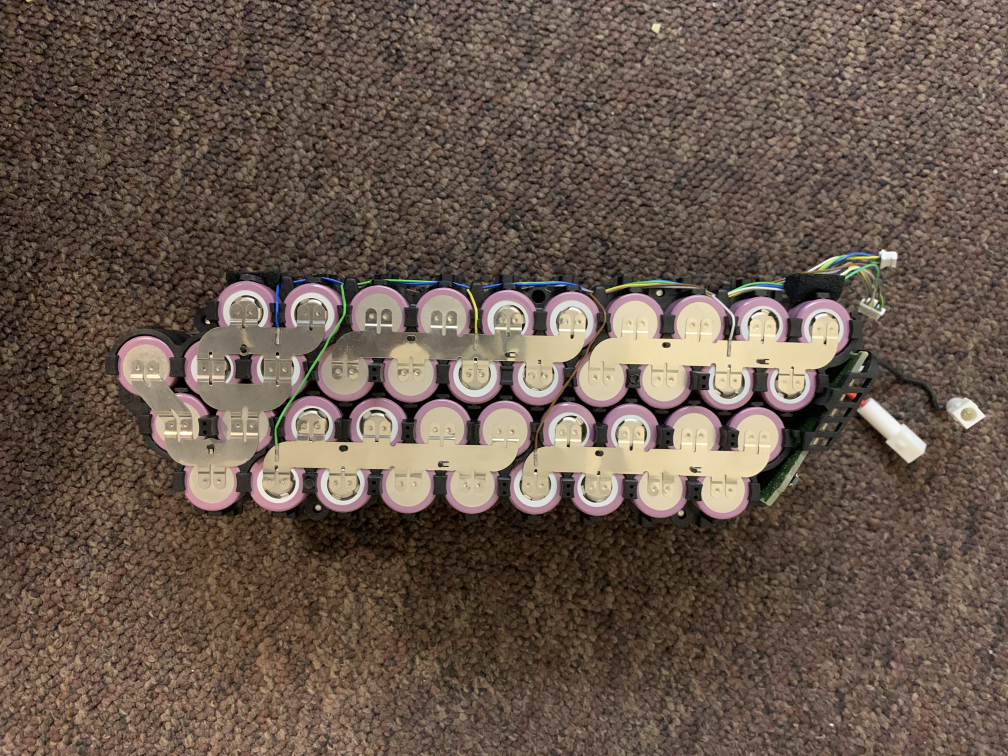
#> input picture CellDetect/evaluation/module_1/test_image.jpg, 4032 x 3024 px, found by its file name (shown at 1/4 size)
$ jupyter execute --allow-errors predictions.ipynb   (shell and % lines are left out)
#> lines starting #> are read from the running program, lines starting #| are printed output that depends on the picture
<h1 align='center'>predictions</h1>

input weights and images<br>
output x and y co-ordinate predictions

[cell 1]
import shutil, stat
import torch
import os
import glob
import cv2 as cv
import pandas as pd
import matplotlib.pyplot as plt
import matplotlib.image as mpimg
import json
import numpy as np
from PIL import Image

# METHOD 2 location of cell detection model weights
cell_model_path = r"C:\Users\felix\OneDrive - University of Bristol\Year 4\1. Design Project 4\Project\weld-spot-prediction\methods\method_2\weights\\"

# METHOD 3 location of cell and spot detection model weights
tab_model_path = r"C:\Users\felix\OneDrive - University of Bristol\Year 4\1. Design Project 4\Project\weld-spot-prediction\methods\method_3\weights\\"
spot_model_path = r"C:\Users\felix\OneDrive - University of Bristol\Year 4\1. Design Project 4\Project\weld-spot-prediction\methods\method_3\weights\\"

# METHOD 4 location of tab detection model config
model_path = r"C:\Users\felix\OneDrive - University of Bristol\Year 4\1. Design Project 4\Project\weld-spot-prediction\methods\method_4\weights\\"


module_base = r"C:\Users\felix\OneDrive - University of Bristol\Year 4\1. Design Project 4\Project\weld-spot-prediction\evaluation\\"
# MODULE 1 location of test_image and output
module_1_base = module_base + "module_1\\"
module_1_path = module_1_base + 'test_image.jpg'

# MODULE 2 location of test_image
module_2_base = module_base + "module_2\\"
module_2_path = module_2_base + 'test_image.jpg'

# MODULE 3 location of test_image
module_3_base = module_base + "module_3\\"
module_3_path = module_3_base + 'test_image.jpg'

# MODULE 4 location of test_image
module_4_base = module_base + "module_4\\"
module_4_path = module_4_base + 'test_image.jpg'


yolov5_path = r"C:\Users\felix\OneDrive - University of Bristol\Year 4\1. Design Project 4\Project\weld-spot-prediction\methods\working\yolov5"

[cell 2]
def reset_yolov5():
    %cd "C:\Users\felix\OneDrive - University of Bristol\Year 4\1. Design Project 4\Project\weld-spot-prediction\methods\working"

    # [5 lines left out: function on_rm_error, not called in this run]

    shutil.rmtree('yolov5', onerror = on_rm_error)

    !git clone https://github.com/ultralytics/yolov5

    %cd yolov5
    %pip install -qr requirements.txt

    %cd ..
    from yolov5 import utils, val
    display = utils.notebook_init() #check

    %cd ..

[cell 3]
def find_image_path(module):
    # location of test image
    if module == 1:
        image_path = module_1_path
    elif module == 2:
        image_path = module_2_path
    elif module == 3:
        image_path = module_3_path
    elif module == 4:
        image_path = module_4_path

    return image_path

[cell 4]
# [12 lines left out: function find_module_path, not called in this run]

[cell 5]
def cv_image_display(img, x_dim, y_dim):

    # resize to fit window
    y_sf = 0.3
    x_sf = 0.3
    y_dim_rs = int(y_dim*y_sf)
    x_dim_rs = int(x_dim*x_sf)
    img = cv.resize(img, (x_dim_rs, y_dim_rs))

    # display image
    cv.imshow('img', img)
    cv.waitKey(0)

#### method 1

[cell 6]
class HoughParams:

    def __init__(self, dp, min_dist, param_1, param_2, min_radius, max_radius):
        self.dp = dp
        self.min_dist = min_dist
        self.param_1 = param_1
        self.param_2 = param_2
        self.min_radius = min_radius
        self.max_radius = max_radius

# [4 lines of commented-out code are left out]

module_1_params = HoughParams(dp = 1, min_dist = 100, param_1 = 180, param_2 = 19, min_radius = 115, max_radius = 130)
module_2_params = HoughParams(dp = 1, min_dist = 100, param_1 = 180, param_2 = 19, min_radius = 50, max_radius = 60)
module_3_params = HoughParams(dp = 1, min_dist = 100, param_1 = 180, param_2 = 19, min_radius = 105, max_radius = 120)
module_4_params = HoughParams(dp = 1, min_dist = 100, param_1 = 180, param_2 = 19, min_radius = 123, max_radius = 135)

[cell 7]
def hough(module, dp, min_dist, param_1, param_2, min_radius, max_radius):

#> called with module = 1, dp = 1, min_dist = 100, param_1 = 180, param_2 = 19, min_radius = 115, max_radius = 130
    image_path = find_image_path(module)
    output_path = '\\'.join(image_path.split('\\')[0:-1]) + '\\method_1_predicted\\'

    img = cv.imread(image_path)
#> img is the input picture: shape (3024, 4032, 3); mean B, G, R 77, 88.8, 104.7
    y_dim = img.shape[0]
#> y_dim = 3024
    x_dim = img.shape[1]
#> x_dim = 4032

    gray = np.copy(cv.cvtColor(img, cv.COLOR_BGR2GRAY))
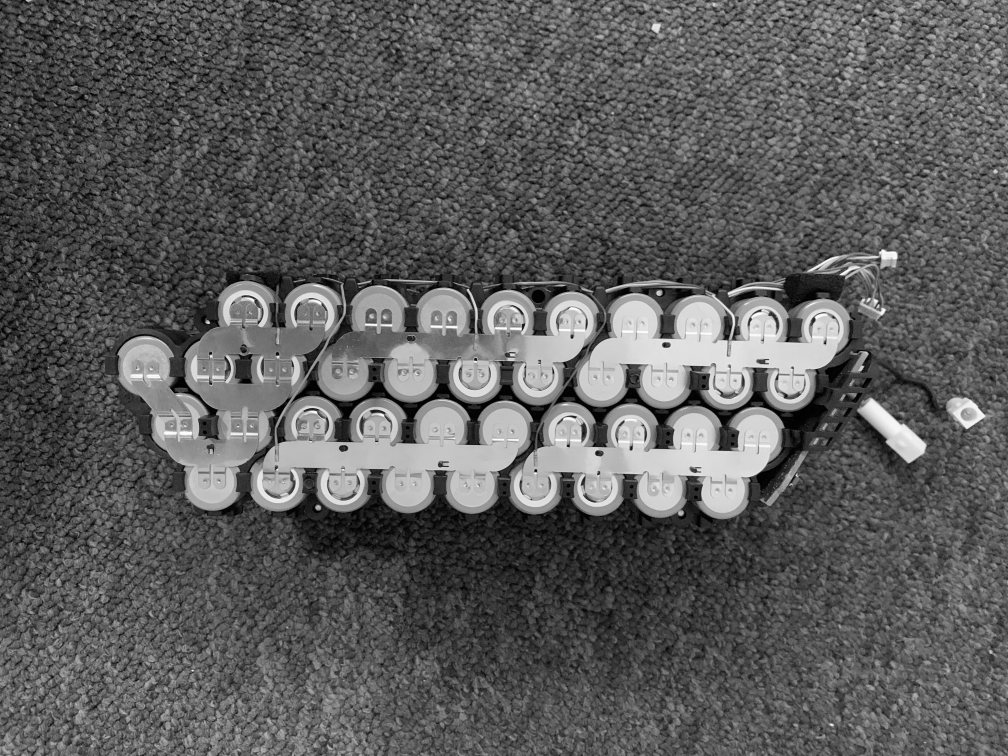
#> gray: shape (3024, 4032) (shown at 1/4 size); min 0, max 255, mean 92.2
    img = cv.medianBlur(gray,5)
#> img: shape (3024, 4032)
    cimg = np.copy(cv.cvtColor(img,cv.COLOR_GRAY2BGR))


    circles = cv.HoughCircles(img, cv.HOUGH_GRADIENT, dp, min_dist,
                              param1=param_1, param2=param_2,
                              minRadius=min_radius, maxRadius=max_radius)
#> circles = 37 rows, first 8: [2020.5, 1718.5, 117.2], [2541.5, 1288.5, 117.3], [1381.5, 1481.5, 125], [1373.5, 1927.5, 122.4], [579.5, 1462.5, 119.4], [1248.5, 1257.5, 125], [3025.5, 1742.5, 115.9], [983.5, 1249.5, 126.1]

    circles = np.uint16(np.around(circles))
#> circles = 37 rows, first 8: [2020, 1718, 117], [2542, 1288, 117], [1382, 1482, 125], [1374, 1928, 122], [580, 1462, 119], [1248, 1258, 125], [3026, 1742, 116], [984, 1250, 126]

    for i in circles[0,:]:
        # draw the outer circle
        cv.circle(cimg,(i[0],i[1]),i[2],(0,255,0),2)
        # draw the center of the circle
        cv.circle(cimg,(i[0],i[1]),2,(0,0,255),3)
#> this loop made 37 passes
#> i on passes 1 to 12: [2020, 1718, 117], [2542, 1288, 117], [1382, 1482, 125], [1374, 1928, 122], [580, 1462, 119], [1248, 1258, 125], [3026, 1742, 116], [984, 1250, 126], [2286, 1284, 118], [1114, 1920, 126], [1642, 1492, 119], [2404, 1514, 116]
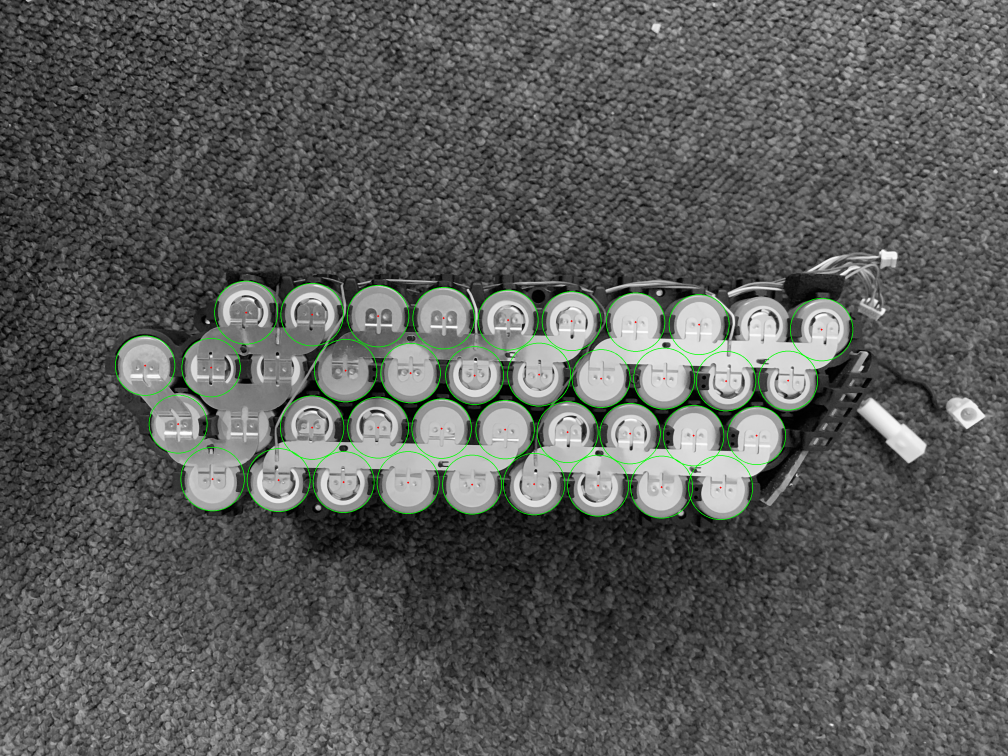
#> cimg: shape (3024, 4032, 3) (shown at 1/4 size); mean of channels 0, 1, 2 91.6, 93.3, 91.6; drawn as B, G, R

    cv_image_display(cimg, x_dim, y_dim)

    xs = []
    ys = []

    for circle in circles[0]:
        x = int(circle[0])
        y = int(circle[1])

        xs.append(x)
        ys.append(y)
#> this loop made 37 passes
#> (circle, x, y) on passes 1 to 12: ([2020, 1718, 117], 2020, 1718), ([2542, 1288, 117], 2542, 1288), ([1382, 1482, 125], 1382, 1482), ([1374, 1928, 122], 1374, 1928), ([580, 1462, 119], 580, 1462), ([1248, 1258, 125], 1248, 1258), ([3026, 1742, 116], 3026, 1742), ([984, 1250, 126], 984, 1250), ([2286, 1284, 118], 2286, 1284), ([1114, 1920, 126], 1114, 1920), ([1642, 1492, 119], 1642, 1492), ([2404, 1514, 116], 2404, 1514)
#> after the loop, xs = 37 values, max 3286 at index 33, min 580 at index 4, mean 1968.6; ys = 37 values, max 1950 at index 35, min 1250 at index 7, mean 1605.2

    return xs, ys

[cell 8]
def method_1(module):

    image_path = find_image_path(module)
    output_path = '\\'.join(image_path.split('\\')[0:-1]) + '\\method_1_predicted\\'

    if module == 1:
        params = module_1_params
    elif module == 2:
        params = module_2_params
    elif module == 3:
        params = module_3_params
    elif module == 4:
        params = module_4_params

    xs, ys = hough(module, params.dp, params.min_dist,
                              params.param_1, params.param_2,
                              params.min_radius, params.max_radius)

    im = mpimg.imread(image_path)
    fig = plt.imshow(im)
    plt.scatter(xs,ys, c='r', marker="x", alpha=0.7, linewidth=0.5)
    plt.show
    plt.savefig(output_path + 'test_image' + '.png', dpi=500)
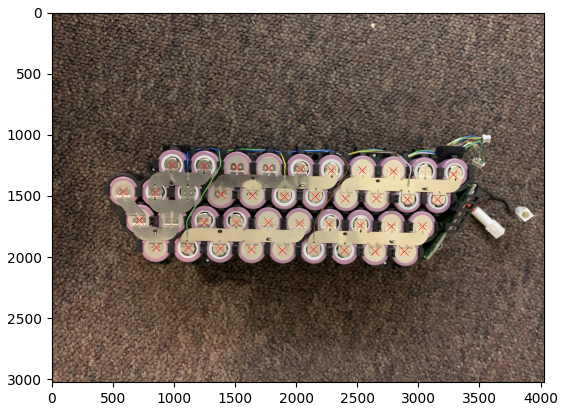
#> figure drawn by matplotlib, 1 panel

    with open(output_path + 'test_image' + '-x.json', "w") as fp:
        json.dump(xs, fp)

    with open(output_path + 'test_image' + '-y.json', "w") as fp:
        json.dump(ys, fp)

[cell 9]
for module in range(1, 5):
    method_1(module)
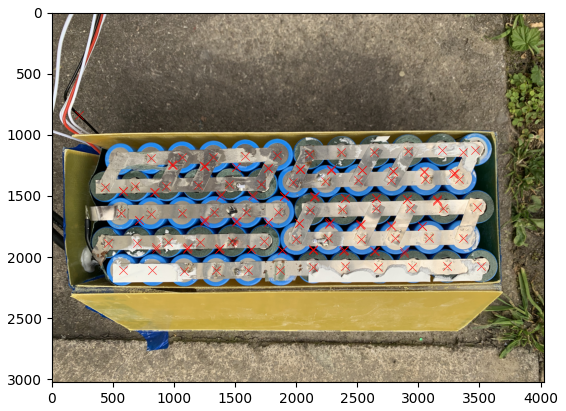
#> figure drawn by matplotlib, 1 panel

---

#### method 2

[cell 10]
reset_yolov5()
#> (the call stopped at in reset_yolov5, `display = utils.notebook_init()`: yolov5 is not available in this run)

[cell 11]
def method_2(module):

#     reset_yolov5()

    image_path = find_image_path(module)
    output_path = '\\'.join(image_path.split('\\')[0:-1]) + '\\method_2_predicted\\'
    %cd {yolov5_path}

    # infer on module image, extracting all bbox image and label data
    !python detect.py \

    # find latest directory made in /detect-tabs
    directory = './detect-cells'
    tab_results = max(glob.glob(os.path.join(directory, '*/')), key=os.path.getmtime)

    tabs_keys = ['tab_image_x_center', 'tab_image_y_center', 'tab_image_width', 'tab_image_height']
    df = pd.DataFrame(columns=[tabs_keys])
    cwd = os.getcwd() + '\\' + tab_results.split('.')[1][1:]

    annot_path = cwd + '/labels/'
    for file in glob.glob(annot_path + '/*.txt'):
        with open(file, 'r') as f:
            lines = f.readlines()

    annots = [line.replace("\n","").split(' ') for line in lines]
    annots = [annot[1:] for annot in annots]
    annots = [[float(num) for num in annot] for annot in annots]

    for i, annot in enumerate(annots):
        for j, k in enumerate(tabs_keys):
            df.loc[i, k] = annot[j]

    source_img_height, source_img_width = 3024, 4032

    xs, ys = [], []

    for index, row in df.iterrows():
        xs.append(row.tab_image_x_center * source_img_width)
        ys.append(row.tab_image_y_center * source_img_height)

# [5 lines of commented-out code are left out]

    with open(output_path + 'test_image' + '-x.json', "w") as fp:
        json.dump(xs, fp)

    with open(output_path + 'test_image' + '-y.json', "w") as fp:
        json.dump(ys, fp)

#> (a cell that did not finish here is left out)

[cell 13]
%cd {yolov5_path}

# infer on module image, extracting all bbox image and label data

---

#### method 3
- cell detection
- spot detection (where necessary, i.e. for module 1)

[cell 14]
# [109 lines left out: function method_3, not called in this run]

[cell 15]
# method_3(1)

[cell 16]
# [57 lines left out: function method_3_2, not called in this run]

---

#### method 4

- single object detector trained to recognise both cells and spots

[cell 17]
def method_4(module):

#> called with module = 1
    reset_yolov5()
#> (the call stopped at in reset_yolov5, `display = utils.notebook_init()`: yolov5 is not available in this run)
